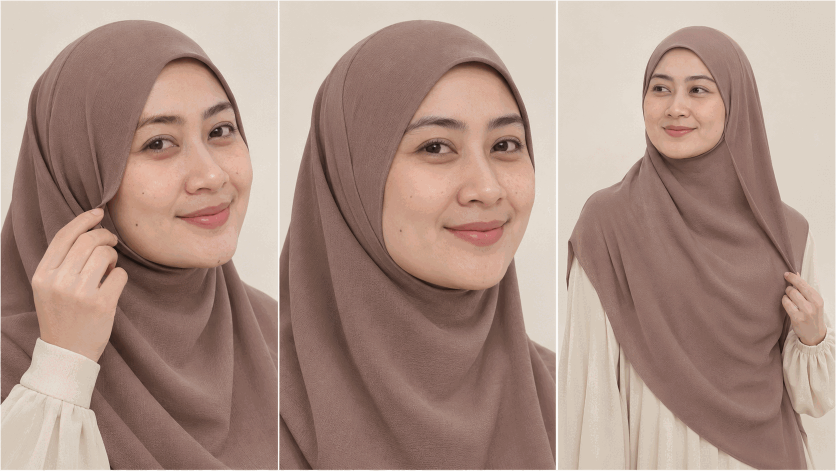
#> input picture CONTENT/DAY-33/assets/cheek-stay-triptych.png, 1672 x 941 px (shown at 1/2 size)
$ python render.py
#> lines starting #> are read from the running program, lines starting #| are printed output that depends on the picture
"""Render Day 33 deterministic Reel, cover, Stories, and QA previews.

Run: python CONTENT/DAY-33/render.py
Requires: Pillow and FFmpeg.
"""

from pathlib import Path
from PIL import Image, ImageDraw, ImageFont, ImageOps
import subprocess

ROOT = Path(__file__).resolve().parent
ASSETS = ROOT / "assets"
SOURCE = ASSETS / "cheek-stay-triptych.png"
W, H, FPS = 1080, 1920, 30
SCENE_FRAMES = [72, 84, 84, 90, 120]

CREAM = "#F7F1E8"
PAPER = "#FFFDFC"
INK = "#302824"
MUTED = "#71635C"
COCOA = "#6D4B40"
TAUPE = "#A58A7B"
SAGE = "#899187"
ROSE = "#B88484"
REG = "/usr/share/fonts/truetype/dejavu/DejaVuSans.ttf"
BOLD = "/usr/share/fonts/truetype/dejavu/DejaVuSans-Bold.ttf"
SERIF = "/usr/share/fonts/truetype/dejavu/DejaVuSerif-Bold.ttf"


def font(size, bold=False, serif=False):
    return ImageFont.truetype(SERIF if serif else (BOLD if bold else REG), size)


def fit(img, size, centering=(0.5, 0.5)):
    return ImageOps.fit(img, size, method=Image.Resampling.LANCZOS, centering=centering)


def split_panels(src):
    third = src.width / 3
    gap = 4
    return [
        src.crop((0, 0, round(third) - gap, src.height)),
        src.crop((round(third) + gap, 0, round(2 * third) - gap, src.height)),
        src.crop((round(2 * third) + gap, 0, src.width, src.height)),
    ]


def wrap(draw, text, xy, width, fnt, fill=INK, spacing=10):
    words, lines, current = text.split(), [], ""
    for word in words:
        trial = (current + " " + word).strip()
        if draw.textbbox((0, 0), trial, font=fnt)[2] <= width:
            current = trial
        else:
            if current:
                lines.append(current)
            current = word
    if current:
        lines.append(current)
    x, y = xy
    for line in lines:
        draw.text((x, y), line, font=fnt, fill=fill)
        y += draw.textbbox((0, 0), line, font=fnt)[3] + spacing
    return y


def zoom_image(img, zoom, centering=(0.5, 0.5)):
    base = fit(img, (W, H), centering=centering)
    if zoom <= 1:
        return base
    zw, zh = round(W * zoom), round(H * zoom)
    enlarged = base.resize((zw, zh), Image.Resampling.LANCZOS)
    x, y = (zw - W) // 2, (zh - H) // 2
    return enlarged.crop((x, y, x + W, y + H))


def brand(draw, light=False):
    draw.text((72, 1835), "@hijabsyaricoid", font=font(22), fill=CREAM if light else MUTED)


def top_card(im, number, title, body, accent=COCOA):
    d = ImageDraw.Draw(im, "RGBA")
    d.rectangle((0, 0, W, H), fill=(35, 26, 23, 34))
    d.rounded_rectangle((58, 86, 1022, 575), radius=42, fill=(255, 253, 250, 244))
    if number:
        d.rounded_rectangle((88, 126, 200, 186), radius=21, fill=accent)
        d.text((144, 156), number, font=font(25, True), fill=CREAM, anchor="mm")
    y = wrap(d, title, (88, 220 if number else 150), 850, font(56, serif=True), INK, 6)
    wrap(d, body, (88, y + 22), 850, font(27), MUTED, 8)
    brand(d, light=True)
    return im


def hook_scene(src, zoom):
    im = zoom_image(src, zoom, (0.5, 0.52))
    return top_card(im, "", "Hijab nggak stay di area pipi?", "Cek 3 titik ini.", ROSE)


def detail_scene(panel, zoom, number, title, body, accent, center=(0.5, 0.5)):
    im = zoom_image(panel, zoom, center)
    return top_card(im, number, title, body, accent)


def movement_scene(panel, zoom):
    im = zoom_image(panel, zoom, (0.5, 0.5))
    d = ImageDraw.Draw(im, "RGBA")
    d.rectangle((0, 0, W, H), fill=(35, 26, 23, 62))
    d.rounded_rectangle((58, 82, 1022, 570), radius=42, fill=(255, 253, 250, 244))
    d.rounded_rectangle((88, 124, 200, 184), radius=21, fill=SAGE)
    d.text((144, 154), "03", font=font(25, True), fill=CREAM, anchor="mm")
    d.text((88, 230), "Arah tarik & pengunci", font=font(48, serif=True), fill=INK)
    d.text((88, 328), "Atur tanpa menekan pipi.", font=font(27), fill=MUTED)
    d.rounded_rectangle((94, 1280, 986, 1655), radius=40, fill=(48, 39, 34, 238))
    items = [("01", "menoleh"), ("02", "bicara"), ("03", "senyum")]
    for i, (num, label) in enumerate(items):
        y = 1370 + i * 92
        d.rounded_rectangle((140, y - 29, 208, y + 29), radius=16, fill=ROSE if i == 0 else TAUPE)
        d.text((174, y), num, font=font(20, True), fill=CREAM, anchor="mm")
        d.text((250, y), label, font=font(29, True), fill=CREAM, anchor="lm")
    brand(d, light=True)
    return im


def cta_scene(src, zoom):
    im = zoom_image(src, zoom, (0.5, 0.52))
    d = ImageDraw.Draw(im, "RGBA")
    d.rectangle((0, 0, W, H), fill=(39, 29, 25, 140))
    d.rounded_rectangle((62, 100, 1018, 700), radius=44, fill=(48, 39, 34, 238))
    d.text((92, 165), "Tes 30 detik", font=font(64, serif=True), fill=CREAM)
    d.text((92, 275), "menoleh · bicara · senyum", font=font(30, True), fill="#E5D8CE")
    wrap(d, "Bagian mana yang berubah?", (92, 390), 820, font(44, serif=True), CREAM, 5)
    d.rounded_rectangle((94, 1315, 986, 1645), radius=40, fill=(255, 253, 250, 242))
    d.text((540, 1405), "Simpan tiga ceknya.", font=font(30, True), fill=INK, anchor="mm")
    d.text((540, 1518), "garis awal · lapisan · arah tarik", font=font(26, True), fill=COCOA, anchor="mm")
    d.text((540, 1585), "Tidak ada satu teknik untuk semua.", font=font(22), fill=MUTED, anchor="mm")
    brand(d, light=True)
    return im


def scene_at(src, panels, index, progress):
    zoom = 1.0 + 0.018 * max(0.0, min(1.0, progress))
    if index == 0:
        return hook_scene(src, zoom)
    if index == 1:
        return detail_scene(panels[0], zoom, "01", "Garis awal", "Mulai dari tepi yang rata.", COCOA, (0.5, 0.48))
    if index == 2:
        return detail_scene(panels[1], zoom, "02", "Jumlah lapisan", "Kurangi tumpukan yang saling bergeser.", ROSE, (0.5, 0.48))
    if index == 3:
        return movement_scene(panels[2], 1.0 + 0.012 * progress)
    return cta_scene(src, 1.0 + 0.008 * progress)


def save_statics(src, panels):
    names = ["scene-01-hook.png", "scene-02-garis-awal.png", "scene-03-lapisan.png", "scene-04-arah-tarik.png", "scene-05-cta.png"]
    paths = []
    for i, name in enumerate(names):
        path = ASSETS / name
        scene_at(src, panels, i, 0.5).save(path, compress_level=7)
        paths.append(path)
    scene_at(src, panels, 0, 0.35).save(ASSETS / "reel-cover.png", compress_level=7)
    return paths


def stories(src, panels):
    s1 = hook_scene(src, 1.006)
    s2 = detail_scene(panels[1], 1.01, "", "Yang paling sering berubah?", "Tambahkan Poll native ↓", SAGE, (0.5, 0.48))
    d2 = ImageDraw.Draw(s2, "RGBA")
    d2.rounded_rectangle((100, 1320, 980, 1640), radius=38, fill=(255, 253, 250, 244), outline=SAGE, width=4)
    d2.text((540, 1412), "GARIS AWAL", font=font(28, True), fill=INK, anchor="mm")
    d2.text((540, 1538), "LAPISAN", font=font(28, True), fill=INK, anchor="mm")
    s3 = zoom_image(panels[2], 1.01, (0.5, 0.5))
    d3 = ImageDraw.Draw(s3, "RGBA")
    d3.rectangle((0, 0, W, H), fill=(39, 29, 25, 115))
    d3.text((72, 120), "Bahan + bagian yang bergeser", font=font(47, serif=True), fill=CREAM)
    d3.text((72, 215), "Jawab di Questions sticker ↓", font=font(27), fill="#E8DCD2")
    d3.rounded_rectangle((92, 1000, 988, 1450), radius=44, fill=(255, 253, 250, 246))
    d3.text((540, 1115), "Contoh:", font=font(24, True), fill=MUTED, anchor="mm")
    d3.text((540, 1210), "voal + sisi dekat pipi", font=font(31, True), fill=INK, anchor="mm")
    d3.text((540, 1325), "Tambahkan Questions native", font=font(24), fill=COCOA, anchor="mm")
    brand(d3, light=True)
    paths = []
    for i, image in enumerate([s1, s2, s3], 1):
        path = ASSETS / f"story-{i:02d}.png"
        image.save(path, compress_level=7)
        paths.append(path)
    return paths


def contact_sheet(paths, name, thumb=(216, 384)):
    header = 80
    sheet = Image.new("RGB", (thumb[0] * len(paths), thumb[1] + header), "#DED4CC")
    d = ImageDraw.Draw(sheet)
    d.rectangle((0, 0, sheet.width, header), fill=PAPER)
    d.text((24, 22), f"DAY 33 — {name.replace('-', ' ').upper()}", font=font(28, True), fill=INK)
    for i, path in enumerate(paths):
        pic = Image.open(path).convert("RGB").resize(thumb, Image.Resampling.LANCZOS)
        sheet.paste(pic, (i * thumb[0], header))
    sheet.save(ASSETS / f"{name}.png", compress_level=7)


def render_video(src, panels):
    cmd = [
        "ffmpeg", "-y", "-loglevel", "error", "-f", "rawvideo", "-vcodec", "rawvideo",
        "-pix_fmt", "rgb24", "-s", f"{W}x{H}", "-r", str(FPS), "-i", "-",
        "-an", "-c:v", "libx264", "-preset", "slow", "-crf", "30",
        "-pix_fmt", "yuv420p", "-movflags", "+faststart", str(ASSETS / "reel-final.mp4")
    ]
    proc = subprocess.Popen(cmd, stdin=subprocess.PIPE)
    try:
        for scene_i, count in enumerate(SCENE_FRAMES):
            for local in range(count):
                progress = local / max(1, count - 1)
                proc.stdin.write(scene_at(src, panels, scene_i, progress).convert("RGB").tobytes())
    finally:
        if proc.stdin:
            proc.stdin.close()
    if proc.wait():
        raise RuntimeError("FFmpeg render failed")


def main():
    ASSETS.mkdir(parents=True, exist_ok=True)
    src = Image.open(SOURCE).convert("RGB")
#> src is the input picture: PIL image 1672x941 RGB; mean R, G, B 172, 145.4, 134
    panels = split_panels(src)
#> panels = 3 items
    scenes = save_statics(src, panels)
#> the loop in save_statics, `for i, name in enumerate(names):` made 5 passes
#> pass 1, in hook_scene, `im = zoom_image(src, zoom, (0.5, 0.52))`:
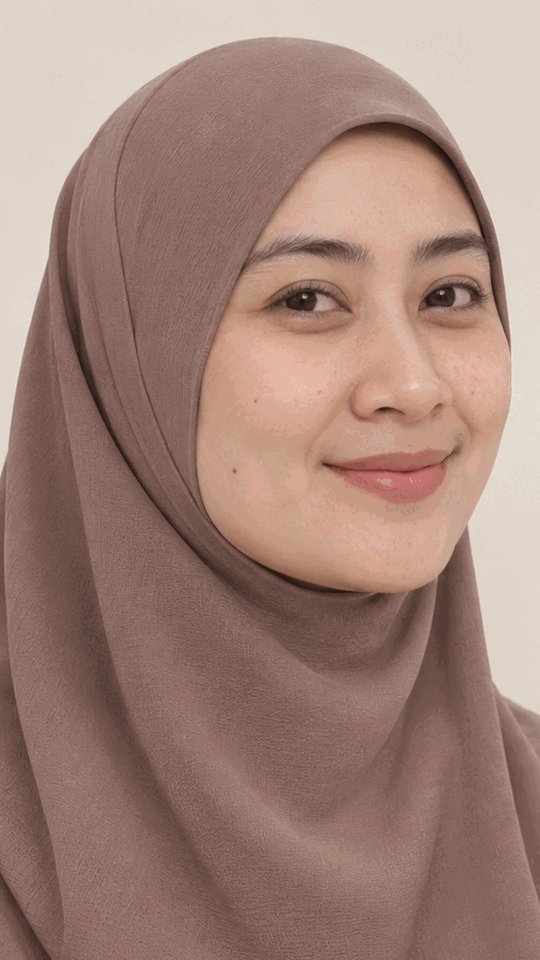
#> im: PIL image 1080x1920 RGB (shown at 1/2 size); mean R, G, B 161, 131.1, 119.9
#> pass 1, in save_statics, `scene_at(src, panels, i, 0.5).save(path, compress_level=7)`:
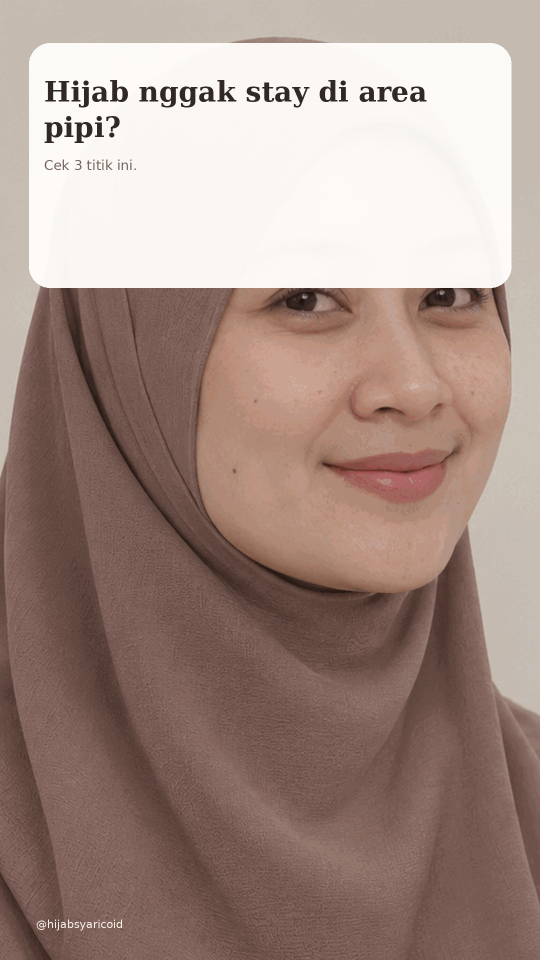
#> saved as scene-01-hook.png: PIL image 1080x1920 RGB (shown at 1/2 size); mean R, G, B 164.3, 142.2, 133.8
#> after the loop in save_statics, `for i, name in enumerate(names):`: paths = 5 items
#> scenes = 5 items
    story_paths = stories(src, panels)
#> in zoom_image (call 8), `base = fit(img, (W, H), centering=centering)`:
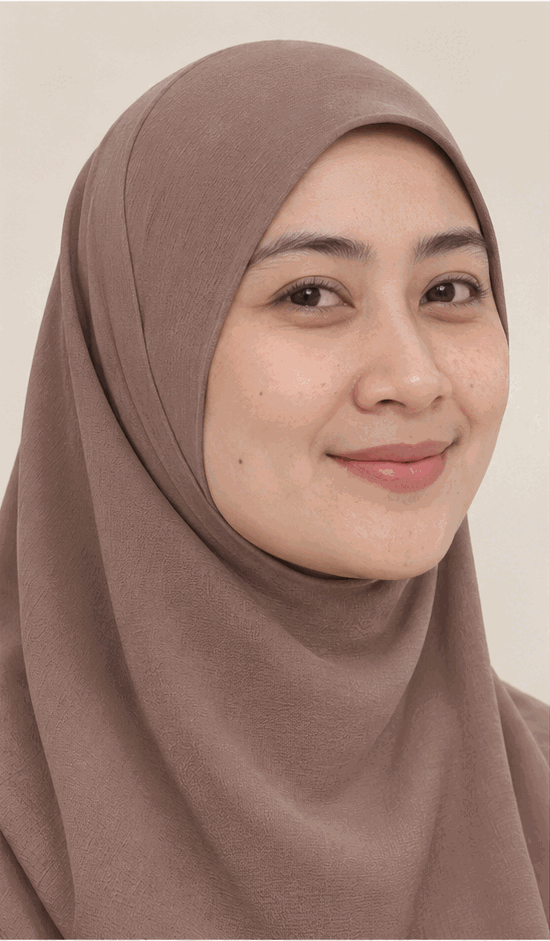
#> img: PIL image 550x941 RGB; mean R, G, B 162.7, 133.5, 122.4
#> in zoom_image (call 9), `base = fit(img, (W, H), centering=centering)`:
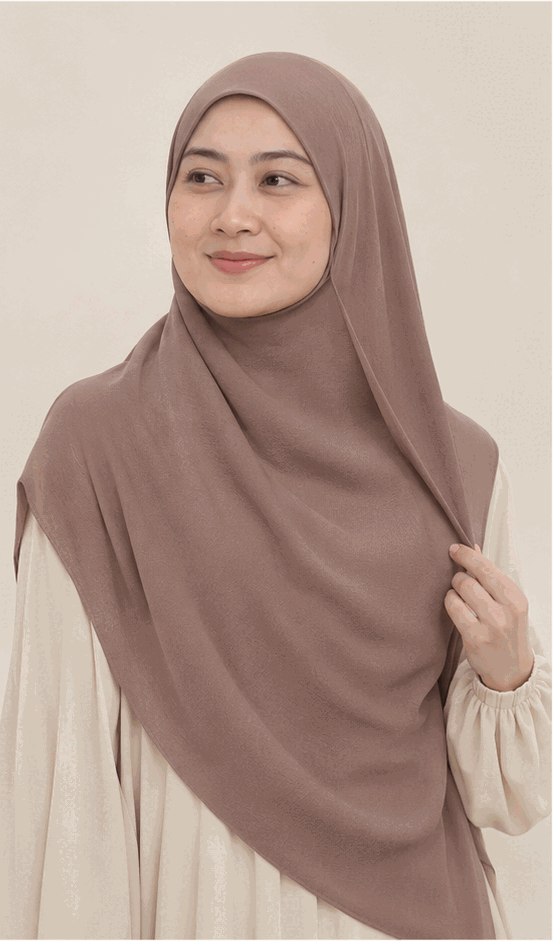
#> img: PIL image 553x941 RGB; mean R, G, B 180.9, 158, 146.8
#> in zoom_image (call 9), `return enlarged.crop((x, y, x + W, y + H))`:
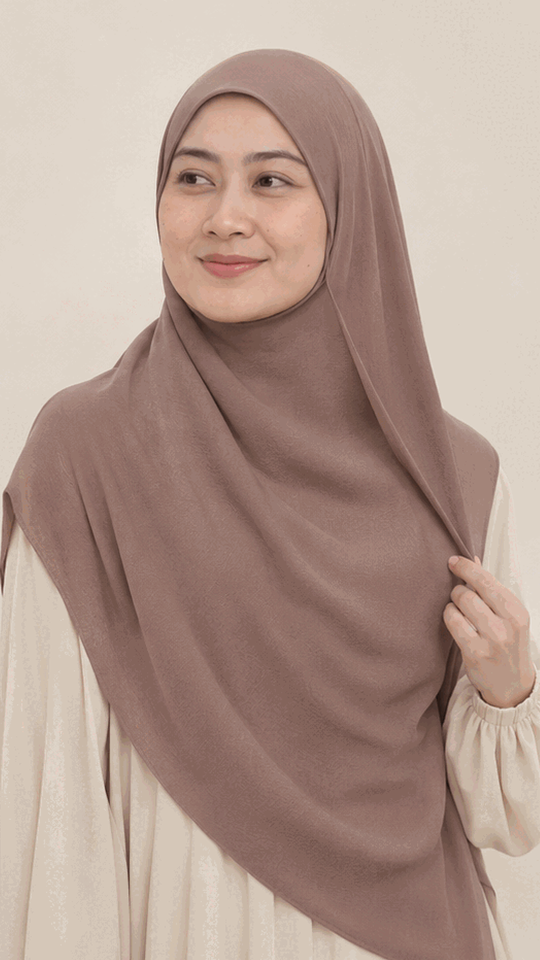
#> returned value: PIL image 1080x1920 RGB (shown at 1/2 size); mean R, G, B 178.3, 154.6, 143.4
#> the loop in stories, `for i, image in enumerate([s1, s2, s3], 1):` made 3 passes
#> after the loop in stories, `for i, image in enumerate([s1, s2, s3], 1):`: paths = 3 items
#> story_paths = 3 items
    contact_sheet(scenes, "contact-sheet")
#> in contact_sheet, `sheet.save(ASSETS / f"{name}.png", compress_level=7)`:
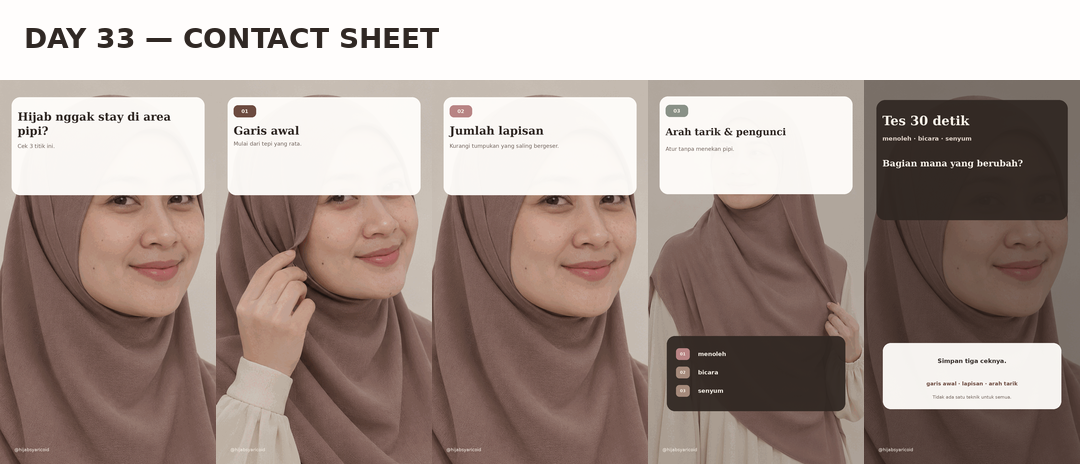
#> saved as contact-sheet.png: PIL image 1080x464 RGB; mean R, G, B 168.1, 152.1, 145.4
    contact_sheet(story_paths, "stories-contact-sheet", (270, 480))
#> call 2 of contact_sheet, with name = 'stories-contact-sheet', thumb = (270, 480)
#> in contact_sheet (call 2), `sheet.paste(pic, (i * thumb[0], header))`:
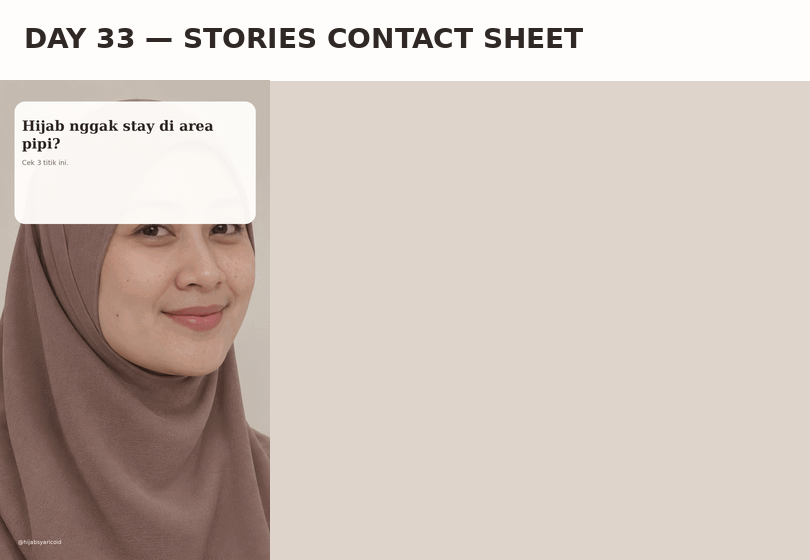
#> sheet: PIL image 810x560 RGB; mean R, G, B 208, 195.7, 188.5
    render_video(src, panels)


if __name__ == "__main__":
#> (the run stopped early here; a loop or call above may not have finished)
